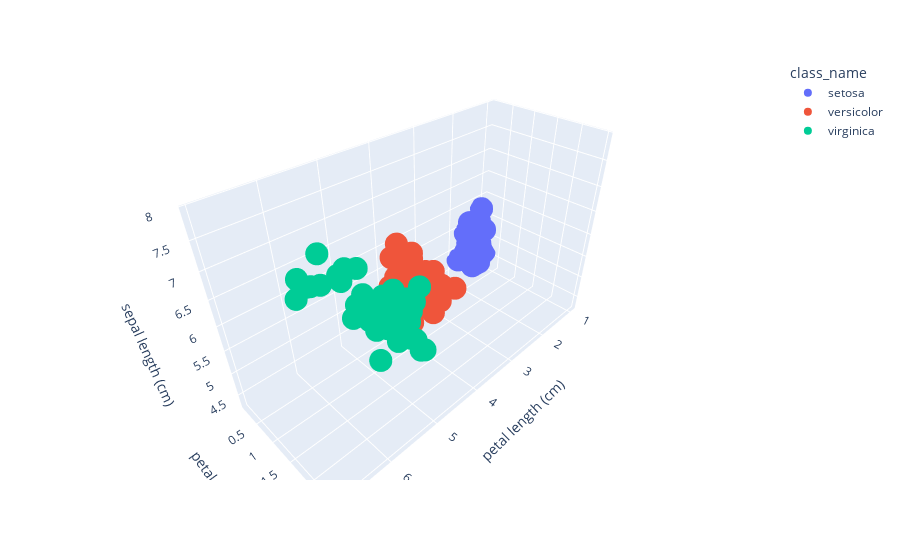

Source (notebook cell):
### Markdown cell above
### Visualization the model's results

### Code cell
# Scatter plot of original classes

fig = px.scatter_3d(df,
                    x="petal length (cm)",
                    y="petal width (cm)",
                    z="sepal length (cm)",
                    color="class_name",
                    height=500)
fig.show()

### Figure 1 — Plotly figure (JSON) as saved in the notebook; plotly's stock layout.template omitted (floating-point values rounded to 4 significant figures)
{"data": [{"hovertemplate": "class_name=setosa<br>petal length (cm)=%{x}<br>petal width (cm)=%{y}<br>sepal length (cm)=%{z}<extra></extra>", "legendgroup": "setosa", "marker": {"color": "#636efa", "symbol": "circle"}, "mode": "markers", "name": "setosa", "scene": "scene", "showlegend": true, "type": "scatter3d", "x": [1.4, 1.4, 1.3, 1.5, 1.4, 1.7, 1.4, 1.5, 1.4, 1.5, 1.5, 1.6, 1.4, 1.1, 1.2, 1.5, 1.3, 1.4, 1.7, 1.5, 1.7, 1.5, 1, 1.7, 1.9, 1.6, 1.6, 1.5, 1.4, 1.6, 1.6, 1.5, 1.5, 1.4, 1.5, 1.2, 1.3, 1.4, 1.3, 1.5, 1.3, 1.3, 1.3, 1.6, 1.9, 1.4, 1.6, 1.4, 1.5, 1.4], "y": [0.2, 0.2, 0.2, 0.2, 0.2, 0.4, 0.3, 0.2, 0.2, 0.1, 0.2, 0.2, 0.1, 0.1, 0.2, 0.4, 0.4, 0.3, 0.3, 0.3, 0.2, 0.4, 0.2, 0.5, 0.2, 0.2, 0.4, 0.2, 0.2, 0.2, 0.2, 0.4, 0.1, 0.2, 0.2, 0.2, 0.2, 0.1, 0.2, 0.2, 0.3, 0.3, 0.2, 0.6, 0.4, 0.3, 0.2, 0.2, 0.2, 0.2], "z": [5.1, 4.9, 4.7, 4.6, 5, 5.4, 4.6, 5, 4.4, 4.9, 5.4, 4.8, 4.8, 4.3, 5.8, 5.7, 5.4, 5.1, 5.7, 5.1, 5.4, 5.1, 4.6, 5.1, 4.8, 5, 5, 5.2, 5.2, 4.7, 4.8, 5.4, 5.2, 5.5, 4.9, 5, 5.5, 4.9, 4.4, 5.1, 5, 4.5, 4.4, 5, 5.1, 4.8, 5.1, 4.6, 5.3, 5]}, {"hovertemplate": "class_name=versicolor<br>petal length (cm)=%{x}<br>petal width (cm)=%{y}<br>sepal length (cm)=%{z}<extra></extra>", "legendgroup": "versicolor", "marker": {"color": "#EF553B", "symbol": "circle"}, "mode": "markers", "name": "versicolor", "scene": "scene", "showlegend": true, "type": "scatter3d", "x": [4.7, 4.5, 4.9, 4, 4.6, 4.5, 4.7, 3.3, 4.6, 3.9, 3.5, 4.2, 4, 4.7, 3.6, 4.4, 4.5, 4.1, 4.5, 3.9, 4.8, 4, 4.9, 4.7, 4.3, 4.4, 4.8, 5, 4.5, 3.5, 3.8, 3.7, 3.9, 5.1, 4.5, 4.5, 4.7, 4.4, 4.1, 4, 4.4, 4.6, 4, 3.3, 4.2, 4.2, 4.2, 4.3, 3, 4.1], "y": [1.4, 1.5, 1.5, 1.3, 1.5, 1.3, 1.6, 1, 1.3, 1.4, 1, 1.5, 1, 1.4, 1.3, 1.4, 1.5, 1, 1.5, 1.1, 1.8, 1.3, 1.5, 1.2, 1.3, 1.4, 1.4, 1.7, 1.5, 1, 1.1, 1, 1.2, 1.6, 1.5, 1.6, 1.5, 1.3, 1.3, 1.3, 1.2, 1.4, 1.2, 1, 1.3, 1.2, 1.3, 1.3, 1.1, 1.3], "z": [7, 6.4, 6.9, 5.5, 6.5, 5.7, 6.3, 4.9, 6.6, 5.2, 5, 5.9, 6, 6.1, 5.6, 6.7, 5.6, 5.8, 6.2, 5.6, 5.9, 6.1, 6.3, 6.1, 6.4, 6.6, 6.8, 6.7, 6, 5.7, 5.5, 5.5, 5.8, 6, 5.4, 6, 6.7, 6.3, 5.6, 5.5, 5.5, 6.1, 5.8, 5, 5.6, 5.7, 5.7, 6.2, 5.1, 5.7]}, {"hovertemplate": "class_name=virginica<br>petal length (cm)=%{x}<br>petal width (cm)=%{y}<br>sepal length (cm)=%{z}<extra></extra>", "legendgroup": "virginica", "marker": {"color": "#00cc96", "symbol": "circle"}, "mode": "markers", "name": "virginica", "scene": "scene", "showlegend": true, "type": "scatter3d", "x": [6, 5.1, 5.9, 5.6, 5.8, 6.6, 4.5, 6.3, 5.8, 6.1, 5.1, 5.3, 5.5, 5, 5.1, 5.3, 5.5, 6.7, 6.9, 5, 5.7, 4.9, 6.7, 4.9, 5.7, 6, 4.8, 4.9, 5.6, 5.8, 6.1, 6.4, 5.6, 5.1, 5.6, 6.1, 5.6, 5.5, 4.8, 5.4, 5.6, 5.1, 5.1, 5.9, 5.7, 5.2, 5, 5.2, 5.4, 5.1], "y": [2.5, 1.9, 2.1, 1.8, 2.2, 2.1, 1.7, 1.8, 1.8, 2.5, 2, 1.9, 2.1, 2, 2.4, 2.3, 1.8, 2.2, 2.3, 1.5, 2.3, 2, 2, 1.8, 2.1, 1.8, 1.8, 1.8, 2.1, 1.6, 1.9, 2, 2.2, 1.5, 1.4, 2.3, 2.4, 1.8, 1.8, 2.1, 2.4, 2.3, 1.9, 2.3, 2.5, 2.3, 1.9, 2, 2.3, 1.8], "z": [6.3, 5.8, 7.1, 6.3, 6.5, 7.6, 4.9, 7.3, 6.7, 7.2, 6.5, 6.4, 6.8, 5.7, 5.8, 6.4, 6.5, 7.7, 7.7, 6, 6.9, 5.6, 7.7, 6.3, 6.7, 7.2, 6.2, 6.1, 6.4, 7.2, 7.4, 7.9, 6.4, 6.3, 6.1, 7.7, 6.3, 6.4, 6, 6.9, 6.7, 6.9, 5.8, 6.8, 6.7, 6.7, 6.3, 6.5, 6.2, 5.9]}], "layout": {"autosize": true, "legend": {"title": {"text": "class_name"}, "tracegroupgap": 0}, "margin": {"t": 60}, "scene": {"aspectmode": "auto", "aspectratio": {"x": 1.591, "y": 0.6473, "z": 0.9709}, "domain": {"x": [0, 1], "y": [0, 1]}, "xaxis": {"title": {"text": "petal length (cm)"}, "type": "linear"}, "yaxis": {"title": {"text": "petal width (cm)"}, "type": "linear"}, "zaxis": {"title": {"text": "sepal length (cm)"}, "type": "linear"}}}}
